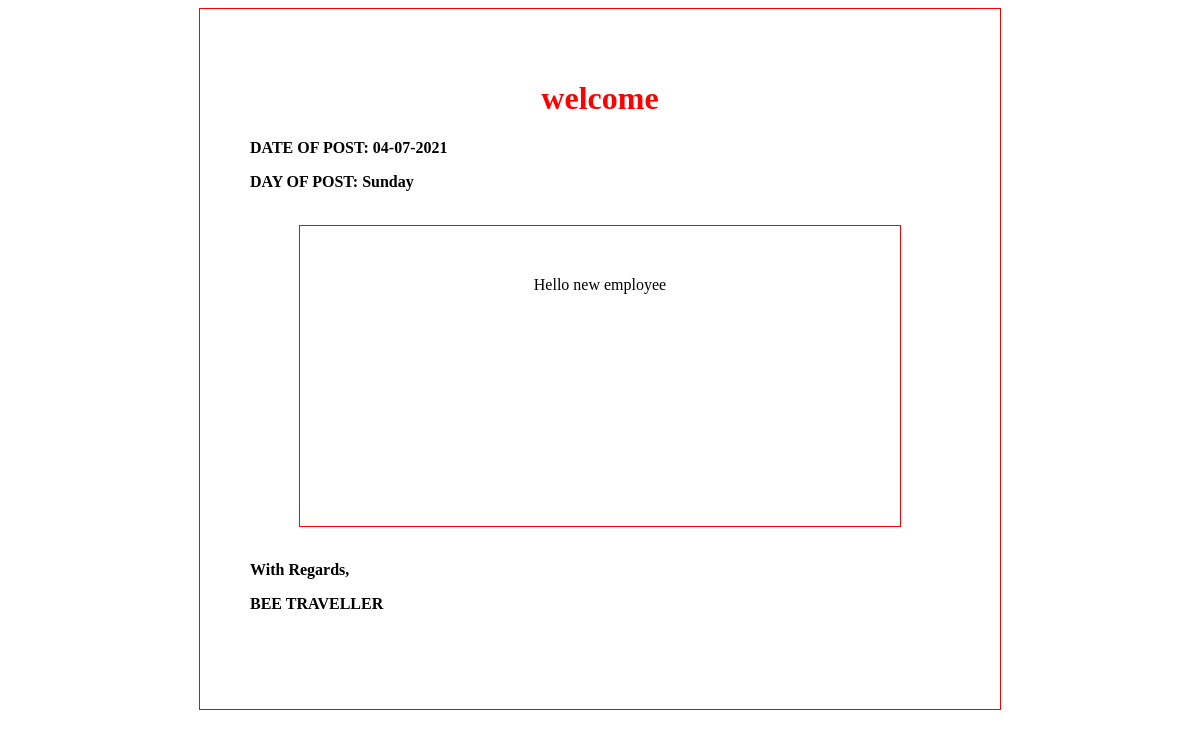
Screenshot of /busDriver/busDriversNotice.php?bus_id=BAN01&date=04-07-2021&title=welcome&sub_time=04:44:06 (signed in) with the database file from the repository.
### tables this page shows
CREATE TABLE `busnotice` (
  `bn_id` int(50) NOT NULL,
  `bus_id` varchar(10) NOT NULL,
  `title` varchar(50) NOT NULL,
  `content` mediumtext NOT NULL,
  `date` varchar(50) NOT NULL,
  `day` varchar(50) NOT NULL,
  `sub_time` time NOT NULL
);

### busDriver/busDriversNotice.php (the view, shortened to what this page needs)
<!DOCTYPE html>
<html>
    <head>
    </head>
    <body>
        <center><div class="div2">
            <?php
                if(empty($_SESSION['did']))
                {
                    echo '<script>window.location= "index.php";</script>';
                    die();
                }
                else
                {
                    $conn=mysqli_connect("localhost","root","","projectmeteor");
                    $b_id=$_GET["bus_id"];
                    $b_date=$_GET["date"];
                    $b_title=$_GET["title"];
                    $b_time=$_GET["sub_time"];
                    $querystring="SELECT * FROM busnotice WHERE bus_id='$b_id' AND date='$b_date' AND title='$b_title' AND sub_time='$b_time' ";
                    $result = mysqli_query($conn,$querystring);
                    while(($rows1=$result->fetch_assoc()))
                    {
            ?>
            <center><h1 style="color:red;"><?php echo $rows1['title'];?></h1></center>
              <p align='left' style="font-weight: bold;">DATE OF POST: <?php echo $rows1['date'];?> </p>
              <p align='left' style="font-weight: bold;">DAY OF POST: <?php echo $rows1['day'];?> </p>
              <br>
              <center><div class="div3">
                   <?php echo $rows1['content'];?>
               </div></center>
              <br>
              <p align='left' style="font-weight: bold;">With Regards,</p>
              <p align='left' style="font-weight: bold;">BEE TRAVELLER</p>
            <?php } }?>
        </div></center>
    </body>
</html>

### busDriver/busDriversNotice.php (style rules this page uses)
.div2 { width: 700px; height: 600px; padding: 50px; border: 1px solid red; }
.div3 { width: 500px; height: 200px; padding: 50px; border: 1px solid red; overflow: scroll; }

### rows the page displays
busnotice: title "welcome", date "04-07-2021", day "Sunday", content "Hello new employee"
